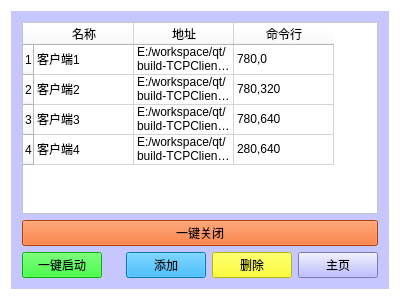
<?xml version="1.0" encoding="UTF-8"?>
<ui version="4.0">
 <class>MainWidget</class>
 <widget class="QWidget" name="MainWidget">
  <property name="geometry">
   <rect>
    <x>0</x>
    <y>0</y>
    <width>400</width>
    <height>300</height>
   </rect>
  </property>
  <property name="windowTitle">
   <string>MainWidget</string>
  </property>
  <property name="styleSheet">
   <string notr="true">background-color: rgb(255, 255, 255);</string>
  </property>
  <layout class="QGridLayout" name="gridLayout_2">
   <item row="0" column="0">
    <widget class="QStackedWidget" name="stackedWidget">
     <property name="styleSheet">
      <string notr="true">background-color: rgb(0, 0, 255, 30);</string>
     </property>
     <property name="currentIndex">
      <number>1</number>
     </property>
     <widget class="QWidget" name="page">
      <layout class="QGridLayout" name="gridLayout_3">
       <item row="0" column="1">
        <spacer name="verticalSpacer">
         <property name="orientation">
          <enum>Qt::Vertical</enum>
         </property>
         <property name="sizeHint" stdset="0">
          <size>
           <width>20</width>
           <height>67</height>
          </size>
         </property>
        </spacer>
       </item>
       <item row="1" column="0">
        <spacer name="horizontalSpacer">
         <property name="orientation">
          <enum>Qt::Horizontal</enum>
         </property>
         <property name="sizeHint" stdset="0">
          <size>
           <width>94</width>
           <height>20</height>
          </size>
         </property>
        </spacer>
       </item>
       <item row="1" column="1">
        <layout class="QGridLayout" name="gridLayout">
         <item row="0" column="0">
          <widget class="QPushButton" name="pushButtonToPage_1">
           <property name="styleSheet">
            <string notr="true">background-color: rgb(255, 255, 127);</string>
           </property>
           <property name="text">
            <string>一键启动</string>
           </property>
          </widget>
         </item>
         <item row="0" column="1">
          <widget class="QPushButton" name="pushButtonToPage_2">
           <property name="styleSheet">
            <string notr="true">background-color: rgb(255, 170, 127);</string>
           </property>
           <property name="text">
            <string>建设中</string>
           </property>
          </widget>
         </item>
         <item row="1" column="0">
          <widget class="QPushButton" name="pushButtonToPage_3">
           <property name="styleSheet">
            <string notr="true">background-color: rgb(255, 170, 127);</string>
           </property>
           <property name="text">
            <string>建设中</string>
           </property>
          </widget>
         </item>
         <item row="1" column="1">
          <widget class="QPushButton" name="pushButtonToPage_4">
           <property name="styleSheet">
            <string notr="true">background-color: rgb(255, 170, 127);</string>
           </property>
           <property name="text">
            <string>建设中</string>
           </property>
          </widget>
         </item>
         <item row="2" column="0">
          <widget class="QPushButton" name="pushButtonToPage_6">
           <property name="styleSheet">
            <string notr="true">background-color: rgb(255, 170, 127);</string>
           </property>
           <property name="text">
            <string>建设中</string>
           </property>
          </widget>
         </item>
         <item row="2" column="1">
          <widget class="QPushButton" name="pushButtonToPage_5">
           <property name="styleSheet">
            <string notr="true">background-color: rgb(255, 170, 127);</string>
           </property>
           <property name="text">
            <string>建设中</string>
           </property>
          </widget>
         </item>
         <item row="3" column="0">
          <widget class="QPushButton" name="pushButtonToPage_7">
           <property name="styleSheet">
            <string notr="true">background-color: rgb(255, 170, 127);</string>
           </property>
           <property name="text">
            <string>建设中</string>
           </property>
          </widget>
         </item>
         <item row="3" column="1">
          <widget class="QPushButton" name="pushButtonClose">
           <property name="styleSheet">
            <string notr="true">background-color: rgb(255, 0, 0);</string>
           </property>
           <property name="text">
            <string>关闭</string>
           </property>
          </widget>
         </item>
        </layout>
       </item>
       <item row="1" column="2">
        <spacer name="horizontalSpacer_2">
         <property name="orientation">
          <enum>Qt::Horizontal</enum>
         </property>
         <property name="sizeHint" stdset="0">
          <size>
           <width>94</width>
           <height>20</height>
          </size>
         </property>
        </spacer>
       </item>
       <item row="2" column="1">
        <spacer name="verticalSpacer_2">
         <property name="orientation">
          <enum>Qt::Vertical</enum>
         </property>
         <property name="sizeHint" stdset="0">
          <size>
           <width>20</width>
           <height>67</height>
          </size>
         </property>
        </spacer>
       </item>
      </layout>
     </widget>
     <widget class="QWidget" name="page_1">
      <layout class="QGridLayout" name="gridLayout_4">
       <item row="0" column="0">
        <widget class="QTableWidget" name="tableWidget_1">
         <property name="styleSheet">
          <string notr="true">background-color: rgb(255, 255, 255);</string>
         </property>
         <row>
          <property name="text">
           <string>1</string>
          </property>
         </row>
         <row>
          <property name="text">
           <string>2</string>
          </property>
         </row>
         <row>
          <property name="text">
           <string>3</string>
          </property>
         </row>
         <row>
          <property name="text">
           <string>4</string>
          </property>
         </row>
         <column>
          <property name="text">
           <string>名称</string>
          </property>
         </column>
         <column>
          <property name="text">
           <string>地址</string>
          </property>
         </column>
         <column>
          <property name="text">
           <string>命令行</string>
          </property>
         </column>
         <item row="0" column="0">
          <property name="text">
           <string>客户端1</string>
          </property>
         </item>
         <item row="0" column="1">
          <property name="text">
           <string>E:/workspace/qt/build-TCPClient-Desktop_Qt_5_5_1_MSVC2010_32bit-Debug/debug/TCPClient.exe</string>
          </property>
         </item>
         <item row="0" column="2">
          <property name="text">
           <string>780,0</string>
          </property>
         </item>
         <item row="1" column="0">
          <property name="text">
           <string>客户端2</string>
          </property>
         </item>
         <item row="1" column="1">
          <property name="text">
           <string>E:/workspace/qt/build-TCPClient-Desktop_Qt_5_5_1_MSVC2010_32bit-Debug/debug/TCPClient.exe</string>
          </property>
         </item>
         <item row="1" column="2">
          <property name="text">
           <string>780,320</string>
          </property>
         </item>
         <item row="2" column="0">
          <property name="text">
           <string>客户端3</string>
          </property>
         </item>
         <item row="2" column="1">
          <property name="text">
           <string>E:/workspace/qt/build-TCPClient-Desktop_Qt_5_5_1_MSVC2010_32bit-Debug/debug/TCPClient.exe</string>
          </property>
         </item>
         <item row="2" column="2">
          <property name="text">
           <string>780,640</string>
          </property>
         </item>
         <item row="3" column="0">
          <property name="text">
           <string>客户端4</string>
          </property>
         </item>
         <item row="3" column="1">
          <property name="text">
           <string>E:/workspace/qt/build-TCPClient-Desktop_Qt_5_5_1_MSVC2010_32bit-Debug/debug/TCPClient.exe</string>
          </property>
         </item>
         <item row="3" column="2">
          <property name="text">
           <string>280,640</string>
          </property>
         </item>
        </widget>
       </item>
       <item row="2" column="0">
        <layout class="QHBoxLayout" name="horizontalLayout">
         <item>
          <widget class="QPushButton" name="pushButtonOneKeyStart">
           <property name="styleSheet">
            <string notr="true">background-color: rgb(0, 255, 0);</string>
           </property>
           <property name="text">
            <string>一键启动</string>
           </property>
          </widget>
         </item>
         <item>
          <spacer name="horizontalSpacer_3">
           <property name="orientation">
            <enum>Qt::Horizontal</enum>
           </property>
           <property name="sizeHint" stdset="0">
            <size>
             <width>40</width>
             <height>20</height>
            </size>
           </property>
          </spacer>
         </item>
         <item>
          <widget class="QPushButton" name="pushButtonAddProcessInfo">
           <property name="styleSheet">
            <string notr="true">background-color: rgb(0, 170, 255);</string>
           </property>
           <property name="text">
            <string>添加</string>
           </property>
          </widget>
         </item>
         <item>
          <widget class="QPushButton" name="pushButtonDeleteProcessInfo">
           <property name="styleSheet">
            <string notr="true">background-color: rgb(255, 255, 0);</string>
           </property>
           <property name="text">
            <string>删除</string>
           </property>
          </widget>
         </item>
         <item>
          <widget class="QPushButton" name="pushButtonReturnHomePage_1">
           <property name="styleSheet">
            <string notr="true">background-color: rgb(170, 170, 255);</string>
           </property>
           <property name="text">
            <string>主页</string>
           </property>
          </widget>
         </item>
        </layout>
       </item>
       <item row="1" column="0">
        <widget class="QPushButton" name="pushButtonOneKeyClose">
         <property name="styleSheet">
          <string notr="true">background-color: rgb(255, 85, 0);</string>
         </property>
         <property name="text">
          <string>一键关闭</string>
         </property>
        </widget>
       </item>
      </layout>
     </widget>
     <widget class="QWidget" name="page_2">
      <layout class="QGridLayout" name="gridLayout_10">
       <item row="0" column="0">
        <widget class="QPushButton" name="pushButtonReturnHomePage_2">
         <property name="styleSheet">
          <string notr="true">background-color: rgb(170, 170, 255);</string>
         </property>
         <property name="text">
          <string>主页</string>
         </property>
        </widget>
       </item>
      </layout>
     </widget>
     <widget class="QWidget" name="page_3">
      <layout class="QGridLayout" name="gridLayout_9">
       <item row="0" column="0">
        <widget class="QPushButton" name="pushButtonReturnHomePage_3">
         <property name="styleSheet">
          <string notr="true">background-color: rgb(170, 170, 255);</string>
         </property>
         <property name="text">
          <string>主页</string>
         </property>
        </widget>
       </item>
      </layout>
     </widget>
     <widget class="QWidget" name="page_4">
      <layout class="QGridLayout" name="gridLayout_8">
       <item row="0" column="0">
        <widget class="QPushButton" name="pushButtonReturnHomePage_4">
         <property name="styleSheet">
          <string notr="true">background-color: rgb(170, 170, 255);</string>
         </property>
         <property name="text">
          <string>主页</string>
         </property>
        </widget>
       </item>
      </layout>
     </widget>
     <widget class="QWidget" name="page_5">
      <layout class="QGridLayout" name="gridLayout_7">
       <item row="0" column="0">
        <widget class="QPushButton" name="pushButtonReturnHomePage_5">
         <property name="styleSheet">
          <string notr="true">background-color: rgb(170, 170, 255);</string>
         </property>
         <property name="text">
          <string>主页</string>
         </property>
        </widget>
       </item>
      </layout>
     </widget>
     <widget class="QWidget" name="page_6">
      <layout class="QGridLayout" name="gridLayout_6">
       <item row="0" column="0">
        <widget class="QPushButton" name="pushButtonReturnHomePage_6">
         <property name="styleSheet">
          <string notr="true">background-color: rgb(170, 170, 255);</string>
         </property>
         <property name="text">
          <string>主页</string>
         </property>
        </widget>
       </item>
      </layout>
     </widget>
     <widget class="QWidget" name="page_7">
      <layout class="QGridLayout" name="gridLayout_5">
       <item row="0" column="0">
        <widget class="QPushButton" name="pushButtonReturnHomePage_7">
         <property name="styleSheet">
          <string notr="true">background-color: rgb(170, 170, 255);</string>
         </property>
         <property name="text">
          <string>主页</string>
         </property>
        </widget>
       </item>
      </layout>
     </widget>
    </widget>
   </item>
  </layout>
 </widget>
 <layoutdefault spacing="6" margin="11"/>
 <resources/>
 <connections/>
</ui>
